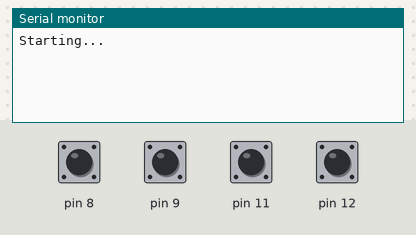
Recording of a sketch running on a simulated Arduino Uno, built with avr-gcc and run on an emulated ATmega328P. Shown: the last lines printed to the serial monitor. The test bench sets the inputs (shaded band); at power-on: pin 8, pin 9, pin 11, pin 12 HIGH.

Above: at 1.2 s.
1.3 s: pin 8 pulled LOW for 0.15 s
At 2.9 s:
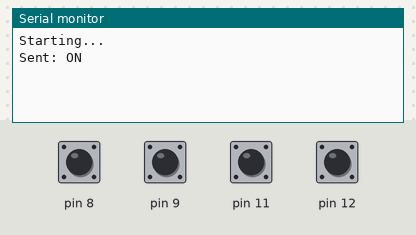
3.2 s: pin 9 pulled LOW for 0.15 s
At 4.5 s:
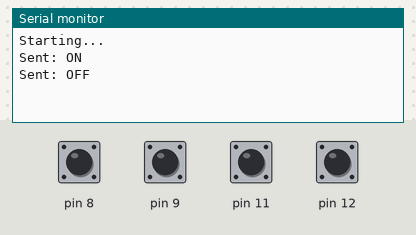

Measured:
- after the input at 1.3 s, the serial monitor: prints a new line after 0.45 s (image 1)
- after the input at 3.2 s, the serial monitor: prints a new line after 0.45 s (image 2)

The sketch:

radioARDU.ino
```cpp
#include <RCSwitch.h>

RCSwitch mySwitch = RCSwitch();

void setup() {
  Serial.begin(9600);
  pinMode(8, INPUT_PULLUP);
  pinMode(9, INPUT_PULLUP);
  pinMode(12, INPUT_PULLUP);
  pinMode(11, INPUT_PULLUP);
  mySwitch.enableTransmit(10);
  mySwitch.setProtocol(1);
  mySwitch.setPulseLength(350);
  Serial.println("Starting...");
}

void loop() {
  if (digitalRead(8) == LOW) {
    mySwitch.send(1, 24);
    Serial.println("Sent: ON");
  }

  if (digitalRead(9) == LOW) {
    mySwitch.send(2, 24);
    Serial.println("Sent: OFF");
  }
  if (digitalRead(11) == LOW) {
    mySwitch.send(3, 24);
    Serial.println("Sent: ON");
  }
  if (digitalRead(12) == LOW) {
    mySwitch.send(4, 24);
    Serial.println("Sent: OFF");
  }
}
```
